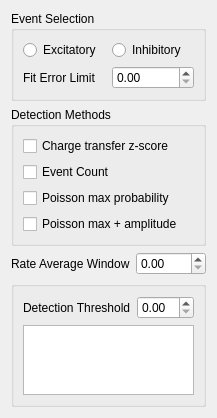
<?xml version="1.0" encoding="UTF-8"?>
<ui version="4.0">
 <class>Form</class>
 <widget class="QWidget" name="Form">
  <property name="geometry">
   <rect>
    <x>0</x>
    <y>0</y>
    <width>208</width>
    <height>349</height>
   </rect>
  </property>
  <property name="windowTitle">
   <string>Form</string>
  </property>
  <layout class="QGridLayout" name="gridLayout">
   <item row="4" column="1">
    <widget class="SpinBox" name="rateAverageSpin"/>
   </item>
   <item row="4" column="0">
    <widget class="QLabel" name="label">
     <property name="text">
      <string>Rate Average Window</string>
     </property>
    </widget>
   </item>
   <item row="3" column="0" colspan="2">
    <widget class="QGroupBox" name="groupBox_2">
     <property name="title">
      <string>Detection Methods</string>
     </property>
     <layout class="QGridLayout" name="gridLayout_3">
      <item row="2" column="0">
       <widget class="QCheckBox" name="poisMaxCheck">
        <property name="text">
         <string>Poisson max probability</string>
        </property>
       </widget>
      </item>
      <item row="3" column="0">
       <widget class="QCheckBox" name="poisMaxAmpCheck">
        <property name="text">
         <string>Poisson max + amplitude</string>
        </property>
       </widget>
      </item>
      <item row="0" column="0">
       <widget class="QCheckBox" name="chargeTransferCheck">
        <property name="text">
         <string>Charge transfer z-score</string>
        </property>
       </widget>
      </item>
      <item row="1" column="0">
       <widget class="QCheckBox" name="eventCountCheck">
        <property name="text">
         <string>Event Count</string>
        </property>
       </widget>
      </item>
     </layout>
    </widget>
   </item>
   <item row="2" column="0" colspan="2">
    <widget class="QGroupBox" name="groupBox">
     <property name="title">
      <string>Event Selection</string>
     </property>
     <layout class="QGridLayout" name="gridLayout_2">
      <item row="0" column="0">
       <widget class="QRadioButton" name="excitatoryRadio">
        <property name="text">
         <string>Excitatory</string>
        </property>
       </widget>
      </item>
      <item row="1" column="1">
       <widget class="SpinBox" name="fitErrorSpin"/>
      </item>
      <item row="1" column="0">
       <widget class="QLabel" name="label_2">
        <property name="text">
         <string>Fit Error Limit</string>
        </property>
       </widget>
      </item>
      <item row="0" column="1">
       <widget class="QRadioButton" name="inhibitoryRadio">
        <property name="text">
         <string>Inhibitory</string>
        </property>
       </widget>
      </item>
     </layout>
    </widget>
   </item>
   <item row="5" column="0" colspan="2">
    <widget class="QGroupBox" name="groupBox_3">
     <layout class="QGridLayout" name="gridLayout_4">
      <item row="0" column="0">
       <widget class="QLabel" name="label_3">
        <property name="text">
         <string>Detection Threshold</string>
        </property>
       </widget>
      </item>
      <item row="0" column="1">
       <widget class="SpinBox" name="thresholdSpin"/>
      </item>
      <item row="1" column="0" colspan="2">
       <widget class="PlotWidget" name="detectionHistogram"/>
      </item>
     </layout>
    </widget>
   </item>
  </layout>
 </widget>
 <customwidgets>
  <customwidget>
   <class>PlotWidget</class>
   <extends>QGraphicsView</extends>
   <header>acq4.pyqtgraph</header>
  </customwidget>
  <customwidget>
   <class>SpinBox</class>
   <extends>QDoubleSpinBox</extends>
   <header>acq4.pyqtgraph</header>
  </customwidget>
 </customwidgets>
 <resources/>
 <connections/>
</ui>
